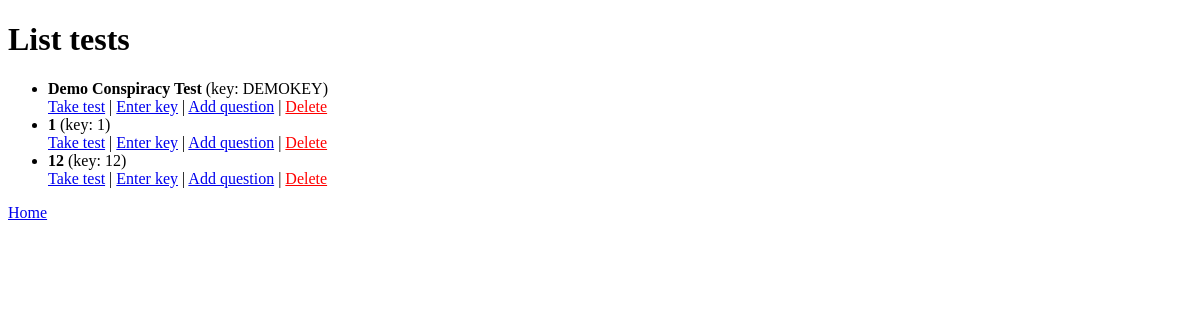
/list_tests/ (signed in), run on an earlier commit of the app's database.
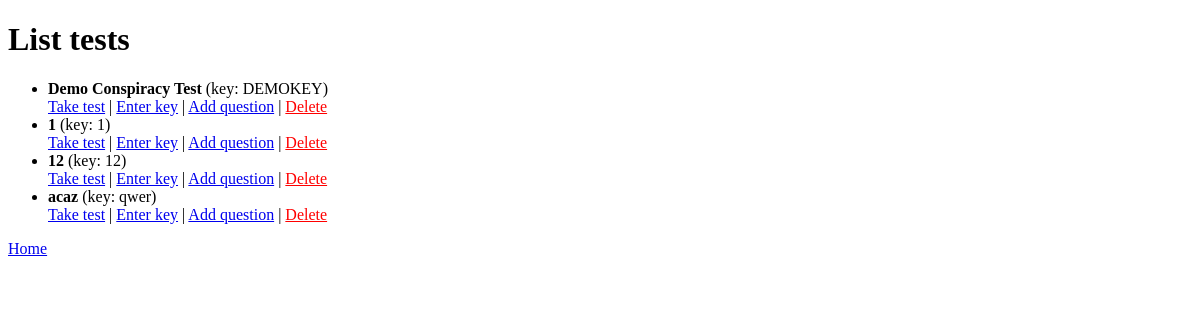
And on a later commit of the database.
### testapp/models.py (models this page shows, shortened)
class Test(models.Model):
    title = models.CharField(max_length=255)
    description = models.TextField(blank=True)
    start_time = models.DateTimeField()
    end_time = models.DateTimeField()
    duration_minutes = models.IntegerField(default=30)
    pass_score = models.IntegerField(default=100)
    access_key = models.CharField(max_length=50, unique=True)

### testapp/views.py (the view)
# urls.py: path('list_tests/', list_tests_view, name='list_tests'),
@login_required
def list_tests_view(request):
    tests= Test.objects.all()
    return render(request,'testapp/list_tests.html',{
        'tests': tests
    })

### testapp/templates/testapp/list_tests.html (shortened to what this page needs)
<!DOCTYPE html>
        <html>
        <head><title>List tests</title></head>
        <body>
            <h1>List tests</h1>
            <ul>
            {% for t in tests %}
              <li>
                <b>{{ t.title }}</b> (key: {{ t.access_key }})
                <br>
                <a href="{% url 'test_detail' t.id %}">Take test</a> |
                <a href="{% url 'test_access' %}">Enter key</a>
                {% if user.is_staff %}
                  | <a href="{% url 'create_question' t.id %}">Add question</a>
                  | <a href="{% url 'delete_test' t.id %}" style="color:red;">Delete</a>
                {% endif %}
              </li>
            {% endfor %}
            </ul>
            <a href="{% url 'home' %}">Home</a>
        </body>
        </html>

What changed in the data, as far as the page shows it:
added Test: title "acaz", access_key "qwer"
